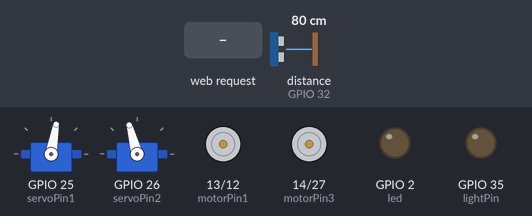
A sketch run on a simulated ESP32. Parts: 2 × servo, motor-driver pin pairs drawn as motors (green arrow = first pin HIGH = forward, orange = second pin HIGH = backward, longer = more drive), output pins drawn as LEDs (lit = HIGH). Wiring (inferred from the names in the program): ultrasonic range finder: trigger GPIO 33; echo GPIO 32. The test bench sets the inputs (shaded band); at power-on: distance to the obstacle (sensor on GPIO 32) 80 cm. The echo pulse lasts 58.3 µs per cm; WiFi joins after 1.5 s; servers stay silent unless stated; pins used as bus, display or sensor lines are not drawn; what the sketch prints to the serial monitor is not drawn.

Above: at 2.7 s.
2.8 s: HTTP request GET /motor?do1=on received
At 3.7 s:
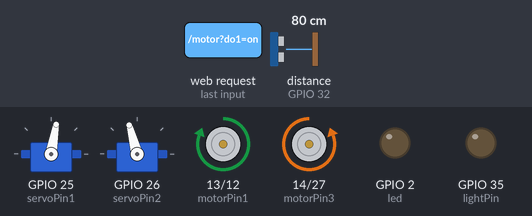
4.3 s: HTTP request GET /motor?do2=on received
At 5.1 s:
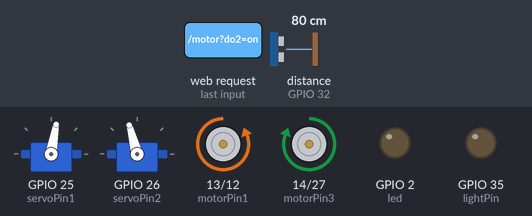
5.8 s: HTTP request GET /motor received
At 6.5 s:
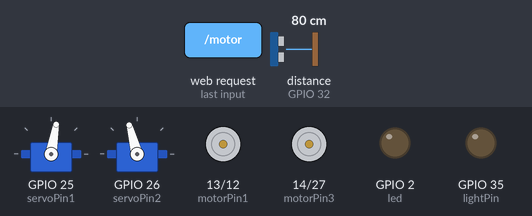
Timing chart, 0 to 8.8 s (numbered marks = the images above; inputs shaded):
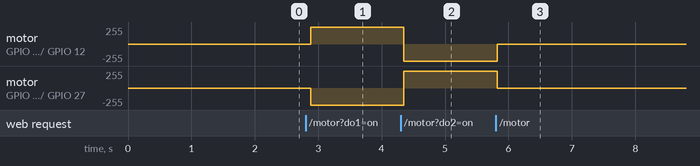

Measured:
- after the input at 2.8 s, motor on GPIO 13 (motorPin1) / GPIO 12 (motorPin2): stopped → forward 255/255 after 0.08 s; motor on GPIO 14 (motorPin3) / GPIO 27 (motorPin4): stopped → backward 255/255 after 0.08 s
- after the input at 4.3 s, motor on GPIO 13 (motorPin1) / GPIO 12 (motorPin2): forward 255/255 → backward 255/255 after 0.05 s; motor on GPIO 14 (motorPin3) / GPIO 27 (motorPin4): backward 255/255 → forward 255/255 after 0.05 s
- after the input at 5.8 s, motor on GPIO 13 (motorPin1) / GPIO 12 (motorPin2): backward 255/255 → stopped at once; motor on GPIO 14 (motorPin3) / GPIO 27 (motorPin4): forward 255/255 → stopped at once

The sketch:

esp32_car_1_1v.ino
```cpp
int motorPin1 = 13;
int motorPin2 = 12;
int motorPin3 = 14;
int motorPin4 = 27;

int servoPin1 = 25;
int servoPin2 = 26;

int CarStat1 = 0;
int CarStat2 = 0;
int CarStat3 = 0;
int CarStat4 = 0;

int servoStat1 = 0;
int servoStat2 = 0;
int servoStat3 = 0;
int servoStat4 = 0;

int servoValue1 = 80;
int servoValue2 = 105;
int servoSpeed = 5;

int CamStat = 0;
int lightStat = 0;
int lightPin = 35;

int trigPin1 = 33;
int echoPin1 = 32;
int trigPin2 = 34;
int echoPin2 = 35;
int trigPin3 = 5;
int echoPin3 = 18;
int trigPin4 = 5;
int echoPin4 = 18;

int duration;
int distance;
int minDistance = 50;

#include <WiFi.h>
#include <WiFiClient.h>
#include <WebServer.h>
#include <ESPmDNS.h>
#include <ESP32Servo.h>

Servo servo1;
Servo servo2;

const char *ssid = "";
const char *password = "";

WebServer server(80);
const int led = 2;

void handleRoot() {
  digitalWrite(led, 1);
 String HTML ="<!DOCTYPE html>\
  <html>\
  <head>\
  \t\n<title>CAR</title>\
  \t\n<meta name=\"viewport\" content=\"width=device-width, initial-scale=1\">\
  \n<style>\
 \na{\n\tdisplay:block\;\ntext-decoration:none\;\nfont-size:30px\;\ncursor:pointer\;\n}\n.btn{\nmargin:5px\;\n\ntext-align:center\;\nwidth:200px\;}\n";
  HTML +="</style>\n\n</head>\n\n<body>\n<h1>Esp_32-Car</h1>\n";

  if(CarStat1){
    HTML +="\t<div class=\"btn\">\n\t\t<a class=\"angleButton\" style=\"background-color:#90ee90\"  href=\"/motor?do1=off\">Forward</a>\t\n\t</div>\n";
  }else{
    HTML +="\t<div class=\"btn\">\n\t\t<a class=\"angleButton \" style=\"background-color:#f56464\"  href=\"/motor?do1=on\">Forward</a>\t\n\t</div>\n";
  }
  if(CarStat2){
    HTML +="\t<div class=\"btn\">\n\t\t<a class=\"angleButton\" style=\"background-color:#90ee90\"  href=\"/motor?do2=off\">Backward</a>\t\n\t</div>\n";
  }else{
    HTML +="\t<div class=\"btn\">\n\t\t<a class=\"angleButton \" style=\"background-color:#f56464\"  href=\"/motor?do2=on\">Backward</a>\t\n\t</div>\n";
  }
  if(CarStat3){
    HTML +="\t<div class=\"btn\">\n\t\t<a class=\"angleButton\" style=\"background-color:#90ee90\"  href=\"/motor?do3=off\">Left</a>\t\n\t</div>\n";
  }else{
    HTML +="\t<div class=\"btn\">\n\t\t<a class=\"angleButton \" style=\"background-color:#f56464\"  href=\"/motor?do3=on\">Left</a>\t\n\t</div>\n";
  }
  if(CarStat4){
    HTML +="\t<div class=\"btn\">\n\t\t<a class=\"angleButton\" style=\"background-color:#90ee90\"  href=\"/motor?do4=off\">Right</a>\t\n\t</div>\n";
  }else{
    HTML +="\t<div class=\"btn\">\n\t\t<a class=\"angleButton \" style=\"background-color:#f56464\"  href=\"/motor?do4=on\">Right</a>\t\n\t</div>\n";
  }
  if(servoStat1){
    HTML +="\t<div class=\"btn\">\n\t\t<a class=\"angleButton\" style=\"background-color:#90ee90\"  href=\"/motor?do5=off\">Pan Left</a>\t\n\t</div>\n";
  }else{
    HTML +="\t<div class=\"btn\">\n\t\t<a class=\"angleButton \" style=\"background-color:#f56464\"  href=\"/motor?do5=on\">Pan Left</a>\t\n\t</div>\n";
  }
  if(servoStat2){
    HTML +="\t<div class=\"btn\">\n\t\t<a class=\"angleButton\" style=\"background-color:#90ee90\"  href=\"/motor?do6=off\">Pan Right</a>\t\n\t</div>\n";
  }else{
    HTML +="\t<div class=\"btn\">\n\t\t<a class=\"angleButton \" style=\"background-color:#f56464\"  href=\"/motor?do6=on\">Pan Right</a>\t\n\t</div>\n";
  }
  if(servoStat3){
    HTML +="\t<div class=\"btn\">\n\t\t<a class=\"angleButton\" style=\"background-color:#90ee90\"  href=\"/motor?do7=off\">Tilt Up</a>\t\n\t</div>\n";
  }else{
    HTML +="\t<div class=\"btn\">\n\t\t<a class=\"angleButton \" style=\"background-color:#f56464\"  href=\"/motor?do7=on\">Tilt Up</a>\t\n\t</div>\n";
  }
  if(servoStat4){
    HTML +="\t<div class=\"btn\">\n\t\t<a class=\"angleButton\" style=\"background-color:#90ee90\"  href=\"/motor?do8=off\">Tilt Down</a>\t\n\t</div>\n";
  }else{
    HTML +="\t<div class=\"btn\">\n\t\t<a class=\"angleButton \" style=\"background-color:#f56464\"  href=\"/motor?do8=on\">Tilt Down</a>\t\n\t</div>\n";
  }
  if(CamStat){
    HTML +="\t<div class=\"btn\">\n\t\t<a class=\"angleButton\" style=\"background-color:#90ee90\"  href=\"/motor?do9=off\">Camera Center</a>\t\n\t</div>\n";
  }else{
    HTML +="\t<div class=\"btn\">\n\t\t<a class=\"angleButton \" style=\"background-color:#90ee90\"  href=\"/motor?do9=on\">Camera Center</a>\t\n\t</div>\n";
  }
  if(lightStat){
    HTML +="\t<div class=\"btn\">\n\t\t<a class=\"angleButton\" style=\"background-color:#90ee90\"  href=\"/motor?do10=off\">Light On</a>\t\n\t</div>\n";
  }else{
    HTML +="\t<div class=\"btn\">\n\t\t<a class=\"angleButton \" style=\"background-color:#f56464\"  href=\"/motor?do10=on\">Light Off</a>\t\n\t</div>\n";
  }
  HTML +="</body>\n</html>\n";
  server.send(200, "text/html", HTML);
  digitalWrite(led, 0);
}

void handleNotFound() {
  digitalWrite(led, 1);
  String message = "File Not Found\n\n";
  message += "URI: ";
  message += server.uri();
  message += "\nMethod: ";
  message += (server.method() == HTTP_GET) ? "GET" : "POST";
  message += "\nArguments: ";
  message += server.args();
  message += "\n";

  for (uint8_t i = 0; i < server.args(); i++) {
    message += " " + server.argName(i) + ": " + server.arg(i) + "\n";
  }

  server.send(404, "text/plain", message);
  digitalWrite(led, 0);
}

void setup(void) {
  pinMode(led, OUTPUT);
  digitalWrite(led, 0);
  pinMode(motorPin1, OUTPUT);
  pinMode(motorPin2, OUTPUT);
  pinMode(motorPin3, OUTPUT);
  pinMode(motorPin4, OUTPUT);
  digitalWrite(motorPin1, LOW);
  digitalWrite(motorPin2, LOW);
  digitalWrite(motorPin3, LOW);
  digitalWrite(motorPin4, LOW);
  servo1.attach(servoPin1);
  servo2.attach(servoPin2);
  servo1.write(servoValue1);
  servo2.write(servoValue2);
  pinMode(lightPin, OUTPUT);
  pinMode(trigPin1, OUTPUT);
  pinMode(echoPin1, INPUT);
  //pinMode(trigPin2, OUTPUT);
  //pinMode(echoPin2, INPUT);
  //pinMode(trigPin3, OUTPUT);
  //pinMode(echoPin3, INPUT);
  //pinMode(trigPin4, OUTPUT);
  //pinMode(echoPin4, INPUT);
  Serial.begin(115200);
  Serial.println("ESP32 Car");

  WiFi.mode(WIFI_STA);
  WiFi.begin(ssid, password);
  Serial.println("");

  while (WiFi.status() != WL_CONNECTED) {
    delay(500);
    Serial.print(".");
  }

  Serial.println("");
  Serial.print("Connected to ");
  Serial.println(ssid);
  Serial.print("IP address: ");
  Serial.println(WiFi.localIP());

  if (MDNS.begin("Esp32")) {
    Serial.println("MDNS responder started");
  }
  server.on("/", handleRoot);
  server.on("/motor", HTTP_GET, motorControl);
  server.onNotFound(handleNotFound);
  server.begin();
  Serial.println("HTTP server started");

}

void ultraSonic(int trigPin,int echoPin){
  digitalWrite(trigPin, LOW);
  delayMicroseconds(2);
  digitalWrite(trigPin, HIGH);
  delayMicroseconds(10);
  digitalWrite(trigPin, LOW);
  duration = pulseIn(echoPin, HIGH);
  distance = duration * 0.034/2;
  if(distance < minDistance){
    CarStat1 =0;
  }
}

void loop(void) {

  server.handleClient();

  ultraSonic(trigPin1,echoPin1);
  //ultraSonic(trigPin2,echoPin2);
  //ultraSonic(trigPin3,echoPin3);
  //ultraSonic(trigPin4,echoPin4);

  digitalWrite(motorPin1, LOW);
  digitalWrite(motorPin2, LOW);
  digitalWrite(motorPin3, LOW);
  digitalWrite(motorPin4, LOW);

  if(CarStat1)
  {
    digitalWrite(motorPin1, HIGH);
    digitalWrite(motorPin4, HIGH);
  }else if(CarStat2)
  {
    digitalWrite(motorPin2, HIGH);
    digitalWrite(motorPin3, HIGH);
  }else if(CarStat3)
  {
     digitalWrite(motorPin3, HIGH);
    digitalWrite(motorPin1, HIGH);
  }else if(CarStat4)
  {
    digitalWrite(motorPin4, HIGH);
    digitalWrite(motorPin2, HIGH);
  }
  else if(servoStat1)
  {
    if(servoValue1 <= 180){
    servoValue1 += servoSpeed;
    servo1.write(servoValue1);
    delay(1);
    }
  }
  else if(servoStat2)
  {
    if(servoValue1 >= 0){
    servoValue1 -= servoSpeed;
    servo1.write(servoValue1);
    delay(1);
    }
  }
    else if(servoStat3)
  {
    if(servoValue2 >= 0){
    servoValue2 -= servoSpeed;
    servo2.write(servoValue2);
    delay(1);
    }
  }
  else if(servoStat4)
  {
    if(servoValue2 <= 180){
    servoValue2 += servoSpeed;
    servo2.write(servoValue2);
    delay(1);
    }
  }
  else if(CamStat)
  {
    servoValue1 = 80;
    servoValue2 = 105;
    servo1.write(servoValue1);
    servo2.write(servoValue2);
    CamStat = 0;
  }
  else if(lightStat)
  {
    digitalWrite(lightPin, HIGH);
  }
  else if(!lightStat)
  {
    digitalWrite(lightPin, LOW);
  }
  delay(100);
}

void motorControl() {
  CarStat1 =0;
  CarStat2 =0;
  CarStat3 =0;
  CarStat4 =0;
  servoStat1 = 0;
  servoStat2 = 0;
  servoStat3 = 0;
  servoStat4 = 0;
  CamStat = 0;
  if(server.arg("do1") == "on")
  {
    CarStat1 =1;
  }else if(server.arg("do1") == "off"){
    CarStat1 =0;
  }else if(server.arg("do2") == "on")
  {
    CarStat2 =1;
  }else if(server.arg("do2") == "off"){
    CarStat2 =0;
  }else if(server.arg("do3") == "on")
  {
    CarStat3 =1;
  }else if(server.arg("do3") == "off"){
    CarStat3 =0;
  }else if(server.arg("do4") == "on")
  {
    CarStat4 =1;
  }else if(server.arg("do4") == "off"){
    CarStat4 =0;
  }else if(server.arg("do5") == "on")
  {
    servoStat1 =1;
  }else if(server.arg("do5") == "off"){
    servoStat1 =0;
  }else if(server.arg("do6") == "on")
  {
    servoStat2 =1;
  }else if(server.arg("do6") == "off"){
    servoStat2 =0;
  }
  else if(server.arg("do7") == "on")
  {
    servoStat3 =1;
  }else if(server.arg("do7") == "off"){
    servoStat3 =0;
  }else if(server.arg("do8") == "on")
  {
    servoStat4 =1;
  }else if(server.arg("do8") == "off"){
    servoStat4 =0;
  }else if(server.arg("do9") == "on")
  {
    CamStat =1;
  }else if(server.arg("do9") == "off"){
    CamStat = 0;
  }else if(server.arg("do10") == "on")
  {
    lightStat =1;
  }else if(server.arg("do10") == "off"){
    lightStat = 0;
  }
  handleRoot();
}
```
